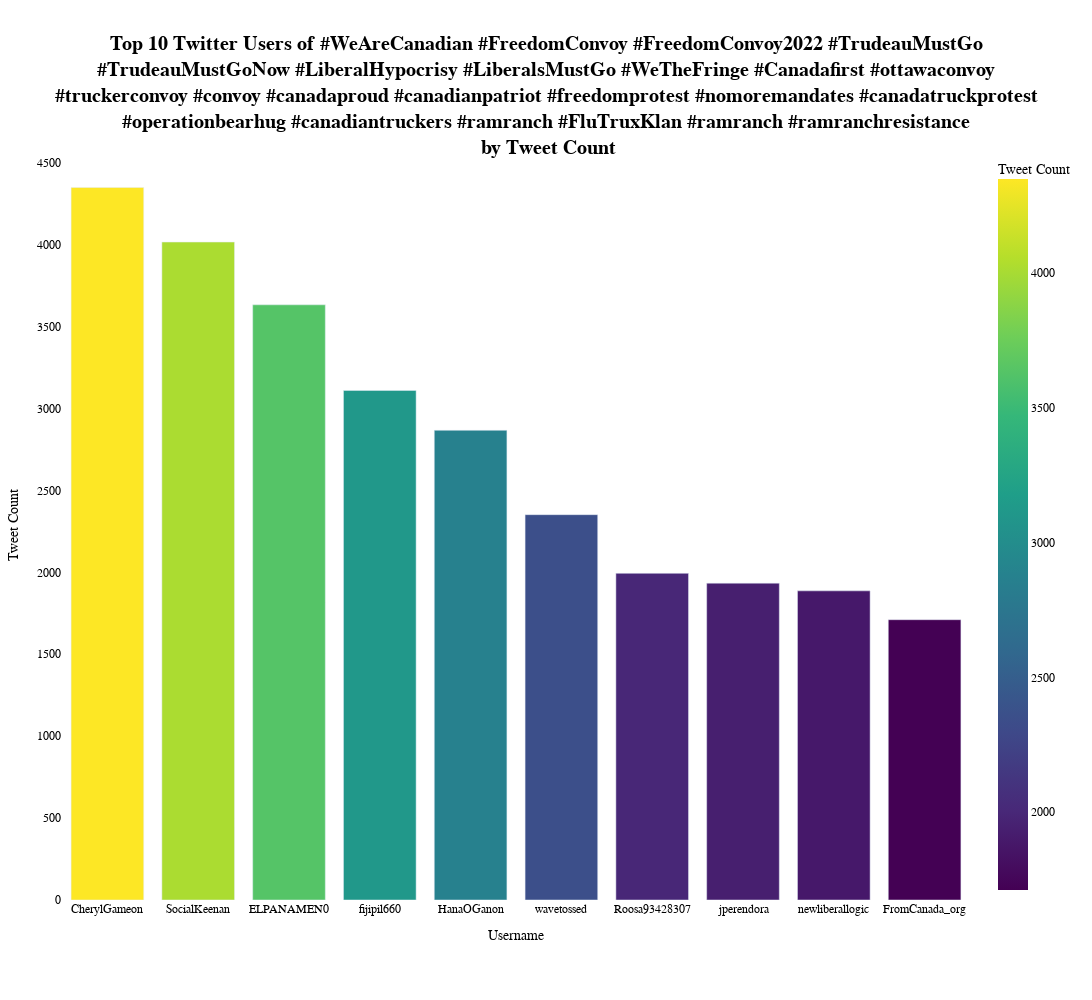

Write notebook code for a chart like this one.
### Code cell
import pandas as pd
import plotly.express as px

userInfo = pd.read_csv("/home/nruest/Projects/digfemcan/twitter-data/convoy-user-info.csv")

tweeters = userInfo['username'].value_counts().rename_axis("Username").reset_index(name="Count").head(10)

fig = px.bar(tweeters, 
             x='Username', 
             y='Count', 
             labels={'Username': 'Twitter Username', 'Count': 'Tweet Count'},
             color='Count',
             color_continuous_scale='Viridis'
            )

fig.update_layout(
    title={
        'text': 'Top 10 Twitter Users of #WeAreCanadian #FreedomConvoy #FreedomConvoy2022 #TrudeauMustGo<br>#TrudeauMustGoNow #LiberalHypocrisy #LiberalsMustGo #WeTheFringe #Canadafirst #ottawaconvoy<br>#truckerconvoy #convoy #canadaproud #canadianpatriot #freedomprotest #nomoremandates #canadatruckprotest<br>#operationbearhug #canadiantruckers #ramranch #FluTruxKlan #ramranch #ramranchresistance<br> by Tweet Count',
        'font': {
            'size': 20,
            'family': 'Arial, sans-serif',
            'color': 'black',
            'weight': 'bold'
        },
        'x': 0.5,
        'xanchor': 'center',
        'y': 0.95,
        'yanchor': 'top'
    },
    margin=dict(l=50, r=50, t=150, b=100),
    xaxis_title='Username',
    yaxis_title='Tweet Count',
    plot_bgcolor='rgba(0,0,0,0)',
    paper_bgcolor='rgba(0,0,0,0)',
    font=dict(family="Arial, sans-serif", size=12, color="black"),
    width=1200,
    height=1000,
)

fig.show()

### Figure 1 — Plotly figure (JSON) as saved in the notebook; plotly's stock layout.template omitted (floating-point values rounded to 4 significant figures)
{"data": [{"alignmentgroup": "True", "hovertemplate": "Twitter Username=%{x}<br>Tweet Count=%{marker.color}<extra></extra>", "legendgroup": "", "marker": {"color": [4349, 4016, 3633, 3110, 2867, 2352, 1994, 1934, 1887, 1711], "coloraxis": "coloraxis", "pattern": {"shape": ""}}, "name": "", "offsetgroup": "", "orientation": "v", "showlegend": false, "textposition": "auto", "type": "bar", "x": ["CherylGameon", "SocialKeenan", "ELPANAMEN0", "fijipil660", "HanaOGanon", "wavetossed", "Roosa93428307", "jperendora", "newliberallogic", "FromCanada_org"], "xaxis": "x", "y": [4349, 4016, 3633, 3110, 2867, 2352, 1994, 1934, 1887, 1711], "yaxis": "y"}], "layout": {"barmode": "relative", "coloraxis": {"colorbar": {"title": {"text": "Tweet Count"}}, "colorscale": [[0, "#440154"], [0.1111, "#482878"], [0.2222, "#3e4989"], [0.3333, "#31688e"], [0.4444, "#26828e"], [0.5556, "#1f9e89"], [0.6667, "#35b779"], [0.7778, "#6ece58"], [0.8889, "#b5de2b"], [1, "#fde725"]]}, "font": {"color": "black", "family": "Arial, sans-serif", "size": 12}, "height": 1000, "legend": {"tracegroupgap": 0}, "margin": {"b": 100, "l": 50, "r": 50, "t": 150}, "paper_bgcolor": "rgba(0, 0, 0, 0)", "plot_bgcolor": "rgba(0, 0, 0, 0)", "title": {"font": {"color": "black", "family": "Arial, sans-serif", "size": 20, "weight": "bold"}, "text": "Top 10 Twitter Users of #WeAreCanadian #FreedomConvoy #FreedomConvoy2022 #TrudeauMustGo<br>#TrudeauMustGoNow #LiberalHypocrisy #LiberalsMustGo #WeTheFringe #Canadafirst #ottawaconvoy<br>#truckerconvoy #convoy #canadaproud #canadianpatriot #freedomprotest #nomoremandates #canadatruckprotest<br>#operationbearhug #canadiantruckers #ramranch #FluTruxKlan #ramranch #ramranchresistance<br> by Tweet Count", "x": 0.5, "xanchor": "center", "y": 0.95, "yanchor": "top"}, "width": 1200, "xaxis": {"anchor": "y", "autorange": true, "domain": [0, 1], "range": [-0.5, 9.5], "title": {"text": "Username"}, "type": "category"}, "yaxis": {"anchor": "x", "autorange": true, "domain": [0, 1], "range": [0, 4578.0], "title": {"text": "Tweet Count"}, "type": "linear"}}}
